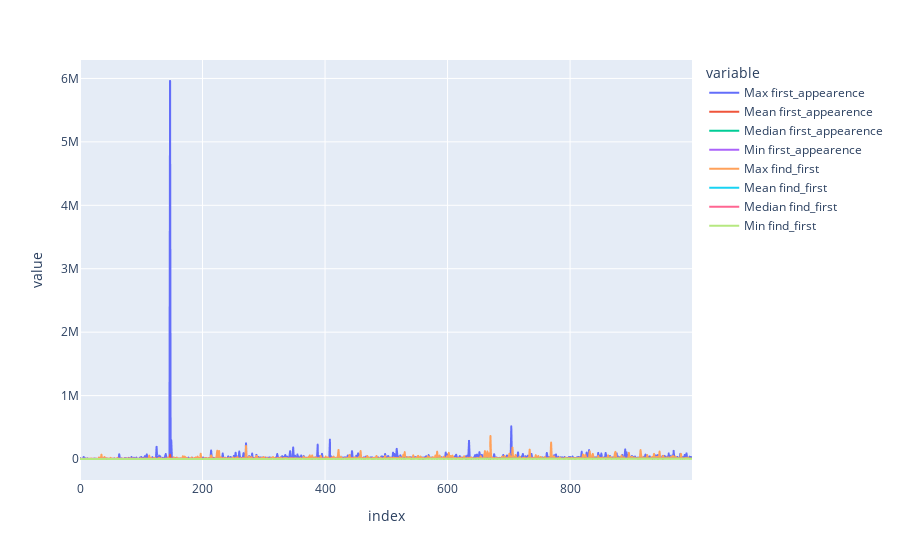

Notebook cell for this chart:
### Code cell
# Réponse au point 3.
import time
import pandas as pd
import random as rd
import plotly.express as px

T1 = pd.DataFrame()
T2 = pd.DataFrame()
T = pd.DataFrame()

s = 1000


for n in range(1, s+1):
    r = {}
    for e in range(100):
        L = [rd.randint(0, 1000) for _ in range(n)]
        L.sort()
        x = rd.randint(0, 1000)
        t0 = time.perf_counter_ns()
        first_appearence(L, x)
        t1 = time.perf_counter_ns()
        r[str(e)] = [t1-t0]
        del(L, t0, t1)
    r = pd.DataFrame.from_dict(r, orient='columns')
    T1 = pd.concat(objs=[T1, pd.DataFrame.from_dict({'Max first_appearence': r.max(axis=1),
                                                   'Mean first_appearence': r.mean(axis=1),
                                                   'Median first_appearence': r.median(axis=1),
                                                   'Min first_appearence': r.min(axis=1)})],
                   ignore_index=True)
    del(r)


for n in range(1, s+1):
    r = {}
    for e in range(100):
        L = [rd.randint(0, 1000) for _ in range(n)]
        L.sort()
        t0 = time.perf_counter_ns()
        x = rd.randint(0, 1000)
        find_first(L, rd.randint(0, 100))
        t1 = time.perf_counter_ns()
        r[str(e)] = [t1-t0]
        del(L, t0, t1)
    r = pd.DataFrame.from_dict(r, orient='columns')
    T2 = pd.concat(objs=[T2, pd.DataFrame.from_dict({'Max find_first': r.max(axis=1),
                                                   'Mean find_first': r.mean(axis=1),
                                                   'Median find_first': r.median(axis=1),
                                                   'Min find_first': r.min(axis=1)})],
                  ignore_index=True)
    del(r)

T = pd.concat(objs=[T1, T2], axis=1)
T = T.rename(columns={0: 'Max first_appearence', 1: 'Mean first_appearence', 2: 'Median first_appearence',
                      3: 'Min first_appearence', 4: 'Max find_first', 5: 'Mean find_first',
                      6: 'Median find_first', 7: 'Min find_first'})
graph = px.line(data_frame=T)
graph.show()

T

### Figure 1 — Plotly figure (JSON) as saved in the notebook; plotly's stock layout.template omitted (floating-point values rounded to 4 significant figures; data arrays with more than 128 entries replaced by an {"elided": "..."} marker saying what was removed)
{"data": [{"hovertemplate": "variable=Max first_appearence<br>index=%{x}<br>value=%{y}<extra></extra>", "legendgroup": "Max first_appearence", "line": {"color": "#636efa", "dash": "solid"}, "marker": {"symbol": "circle"}, "mode": "lines", "name": "Max first_appearence", "showlegend": true, "type": "scattergl", "x": {"elided": "1000 int values"}, "xaxis": "x", "y": {"elided": "1000 int values"}, "yaxis": "y"}, {"hovertemplate": "variable=Mean first_appearence<br>index=%{x}<br>value=%{y}<extra></extra>", "legendgroup": "Mean first_appearence", "line": {"color": "#EF553B", "dash": "solid"}, "marker": {"symbol": "circle"}, "mode": "lines", "name": "Mean first_appearence", "showlegend": true, "type": "scattergl", "x": {"elided": "1000 int values"}, "xaxis": "x", "y": {"elided": "1000 int values"}, "yaxis": "y"}, {"hovertemplate": "variable=Median first_appearence<br>index=%{x}<br>value=%{y}<extra></extra>", "legendgroup": "Median first_appearence", "line": {"color": "#00cc96", "dash": "solid"}, "marker": {"symbol": "circle"}, "mode": "lines", "name": "Median first_appearence", "showlegend": true, "type": "scattergl", "x": {"elided": "1000 int values"}, "xaxis": "x", "y": {"elided": "1000 int values"}, "yaxis": "y"}, {"hovertemplate": "variable=Min first_appearence<br>index=%{x}<br>value=%{y}<extra></extra>", "legendgroup": "Min first_appearence", "line": {"color": "#ab63fa", "dash": "solid"}, "marker": {"symbol": "circle"}, "mode": "lines", "name": "Min first_appearence", "showlegend": true, "type": "scattergl", "x": {"elided": "1000 int values"}, "xaxis": "x", "y": {"elided": "1000 int values"}, "yaxis": "y"}, {"hovertemplate": "variable=Max find_first<br>index=%{x}<br>value=%{y}<extra></extra>", "legendgroup": "Max find_first", "line": {"color": "#FFA15A", "dash": "solid"}, "marker": {"symbol": "circle"}, "mode": "lines", "name": "Max find_first", "showlegend": true, "type": "scattergl", "x": {"elided": "1000 int values"}, "xaxis": "x", "y": {"elided": "1000 int values"}, "yaxis": "y"}, {"hovertemplate": "variable=Mean find_first<br>index=%{x}<br>value=%{y}<extra></extra>", "legendgroup": "Mean find_first", "line": {"color": "#19d3f3", "dash": "solid"}, "marker": {"symbol": "circle"}, "mode": "lines", "name": "Mean find_first", "showlegend": true, "type": "scattergl", "x": {"elided": "1000 int values"}, "xaxis": "x", "y": {"elided": "1000 int values"}, "yaxis": "y"}, {"hovertemplate": "variable=Median find_first<br>index=%{x}<br>value=%{y}<extra></extra>", "legendgroup": "Median find_first", "line": {"color": "#FF6692", "dash": "solid"}, "marker": {"symbol": "circle"}, "mode": "lines", "name": "Median find_first", "showlegend": true, "type": "scattergl", "x": {"elided": "1000 int values"}, "xaxis": "x", "y": {"elided": "1000 int values"}, "yaxis": "y"}, {"hovertemplate": "variable=Min find_first<br>index=%{x}<br>value=%{y}<extra></extra>", "legendgroup": "Min find_first", "line": {"color": "#B6E880", "dash": "solid"}, "marker": {"symbol": "circle"}, "mode": "lines", "name": "Min find_first", "showlegend": true, "type": "scattergl", "x": {"elided": "1000 int values"}, "xaxis": "x", "y": {"elided": "1000 int values"}, "yaxis": "y"}], "layout": {"legend": {"title": {"text": "variable"}, "tracegroupgap": 0}, "margin": {"t": 60}, "xaxis": {"anchor": "y", "domain": [0, 1], "title": {"text": "index"}}, "yaxis": {"anchor": "x", "domain": [0, 1], "title": {"text": "value"}}}}
